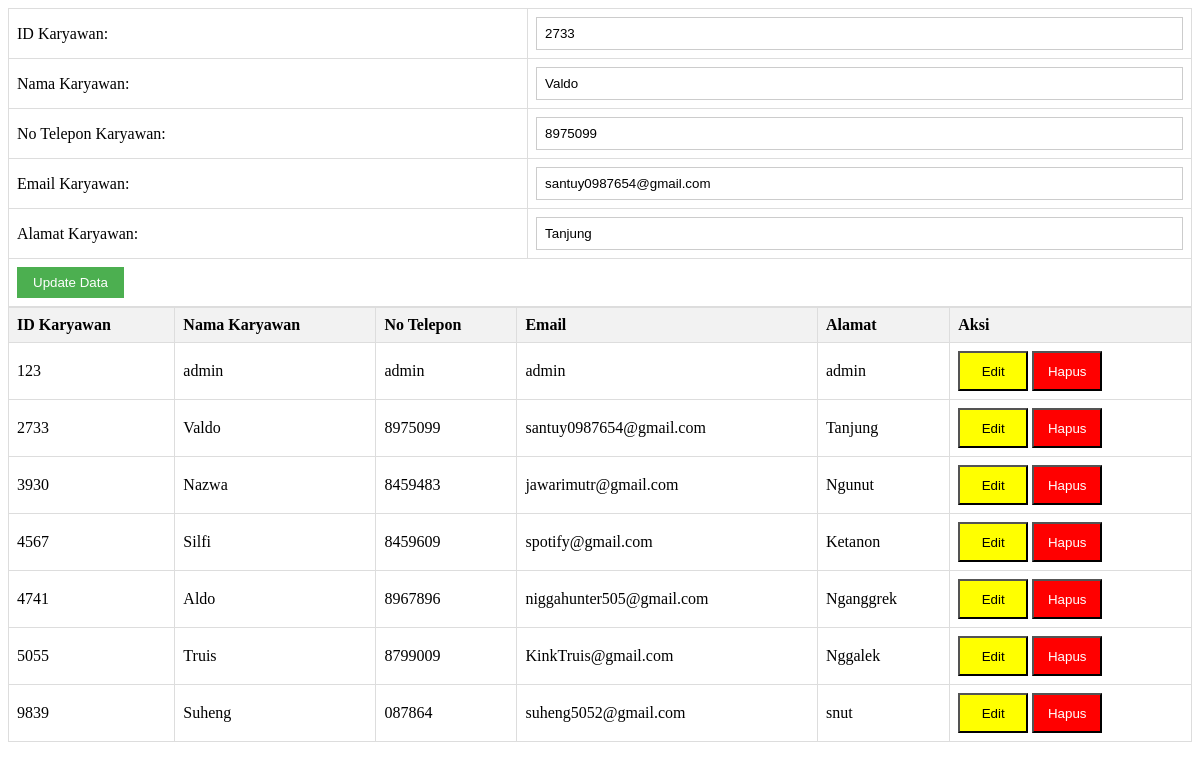
Screenshot of /CRUDkaryawan.php?edit=2733 with the database file from the repository.
### tables this page shows
CREATE TABLE `karyawan` (
  `ID_Karyawan` varchar(4) NOT NULL,
  `Nama_Karyawan` varchar(50) DEFAULT NULL,
  `No_Tlp_Karyawan` varchar(12) DEFAULT NULL,
  `Email_Karyawan` varchar(35) DEFAULT NULL,
  `Alamat_Karyawan` varchar(100) DEFAULT NULL
);

### CRUDkaryawan.php (the view, shortened to what this page needs)
<!DOCTYPE html>
<html>
<head>
</head>
<body>
<?php
include "koneksi.php";
$id_karyawan = '';
$nama_karyawan = '';
$no_tlp_karyawan = '';
$email_karyawan = '';
$alamat_karyawan = '';
if (isset($_GET['edit'])) {
    $id_karyawan = $_GET['edit'];
    $sql = "SELECT * FROM karyawan WHERE ID_Karyawan='$id_karyawan'";
    $result = $koneksi->query($sql);
    if ($result->num_rows > 0) {
        $data = $result->fetch_assoc();
        $nama_karyawan = $data['Nama_Karyawan'];
        $no_tlp_karyawan = $data['No_Tlp_Karyawan'];
        $email_karyawan = $data['Email_Karyawan'];
        $alamat_karyawan = $data['Alamat_Karyawan'];
    }
}
?>
<form action="" method="POST">
    <table>
        <tr>
            <td><label for="id_karyawan">ID Karyawan:</label></td>
            <td><input type="text" name="id_karyawan" value="<?php echo $id_karyawan; ?>" required></td>
        </tr>
        <tr>
            <td><label for="nama_karyawan">Nama Karyawan:</label></td>
            <td><input type="text" name="nama_karyawan" value="<?php echo $nama_karyawan; ?>" required></td>
        </tr>
        <tr>
            <td><label for="no_tlp_karyawan">No Telepon Karyawan:</label></td>
            <td><input type="text" name="no_tlp_karyawan" value="<?php echo $no_tlp_karyawan; ?>" required></td>
        </tr>
        <tr>
            <td><label for="email_karyawan">Email Karyawan:</label></td>
            <td><input type="text" name="email_karyawan" value="<?php echo $email_karyawan; ?>" required></td>
        </tr>
        <tr>
            <td><label for="alamat_karyawan">Alamat Karyawan:</label></td>
            <td><input type="text" name="alamat_karyawan" value="<?php echo $alamat_karyawan; ?>" required></td>
        </tr>
        <tr>
            <td colspan="2">
                <?php if ($id_karyawan != ''): ?>
                    <input type="submit" value="Update Data">
                <?php else: ?>
                    <input type="submit" value="Simpan Data">
                <?php endif; ?>
            </td>
        </tr>
    </table>
</form>
<table>
    <tr>
        <th>ID Karyawan</th>
        <th>Nama Karyawan</th>
        <th>No Telepon</th>
        <th>Email</th>
        <th>Alamat</th>
        <th>Aksi</th>
    </tr>
    <?php
    $sql = "SELECT * FROM karyawan ORDER BY ID_Karyawan ASC";
    $result = $koneksi->query($sql);
    if ($result->num_rows > 0) {
        while ($tampil = $result->fetch_assoc()) {
            echo "
            <tr>
                <td>{$tampil['ID_Karyawan']}</td>
                <td>{$tampil['Nama_Karyawan']}</td>
                <td>{$tampil['No_Tlp_Karyawan']}</td>
                <td>{$tampil['Email_Karyawan']}</td>
                <td>{$tampil['Alamat_Karyawan']}</td>
                <td class='aksi'>
                    <button class='edit' onclick='window.location.href=\"?edit={$tampil['ID_Karyawan']}\"'>Edit</button>
                    <button class='hapus' onclick='if (confirm(\"Yakin ingin menghapus?\")) window.location.href=\"?delete={$tampil['ID_Karyawan']}\"'>Hapus</button>
                </td>
            </tr>
            ";
        }
    } else {
        echo "<tr><td colspan='6'>Tidak ada data karyawan</td></tr>";
    }
    ?>
</table>
</body>
</html>

### CRUDkaryawan.php (style rules this page uses)
.aksi button.edit { background-color: #FFFF00; color: #000000; width: 70px; height: 40px; }
.aksi button.hapus { background-color: #FF0000; color: #FFFFFF; width: 70px; height: 40px; }
table { border-collapse: collapse; width: 100%; }
th, td { text-align: left; padding: 8px; border: 1px solid #ddd; }
th { background-color: #f2f2f2; }
input[type="text"] { width: 100%; padding: 8px; border: 1px solid #ccc; box-sizing: border-box; }
input[type="submit"] { padding: 8px 16px; background-color: #4CAF50; color: white; border: none; cursor: pointer; }

### rows the page displays
karyawan: nama_karyawan "Valdo", no_tlp_karyawan "8975099", email_karyawan "santuy0987654@gmail.com", alamat_karyawan "Tanjung", ID_Karyawan "2733", Nama_Karyawan "Valdo", No_Tlp_Karyawan "8975099", Email_Karyawan "santuy0987654@gmail.com", Alamat_Karyawan "Tanjung"
karyawan: ID_Karyawan "123", Nama_Karyawan "admin", No_Tlp_Karyawan "admin", Email_Karyawan "admin", Alamat_Karyawan "admin"
karyawan: ID_Karyawan "3930", Nama_Karyawan "Nazwa", No_Tlp_Karyawan "8459483", Email_Karyawan "jawarimutr@gmail.com", Alamat_Karyawan "Ngunut"
karyawan: ID_Karyawan "4567", Nama_Karyawan "Silfi", No_Tlp_Karyawan "8459609", Email_Karyawan "spotify@gmail.com", Alamat_Karyawan "Ketanon"
karyawan: ID_Karyawan "4741", Nama_Karyawan "Aldo", No_Tlp_Karyawan "8967896", Email_Karyawan "niggahunter505@gmail.com", Alamat_Karyawan "Nganggrek"
karyawan: ID_Karyawan "5055", Nama_Karyawan "Truis", No_Tlp_Karyawan "8799009", Email_Karyawan "KinkTruis@gmail.com", Alamat_Karyawan "Nggalek"
karyawan: ID_Karyawan "9839", Nama_Karyawan "Suheng", No_Tlp_Karyawan "087864", Email_Karyawan "suheng5052@gmail.com", Alamat_Karyawan "snut"
